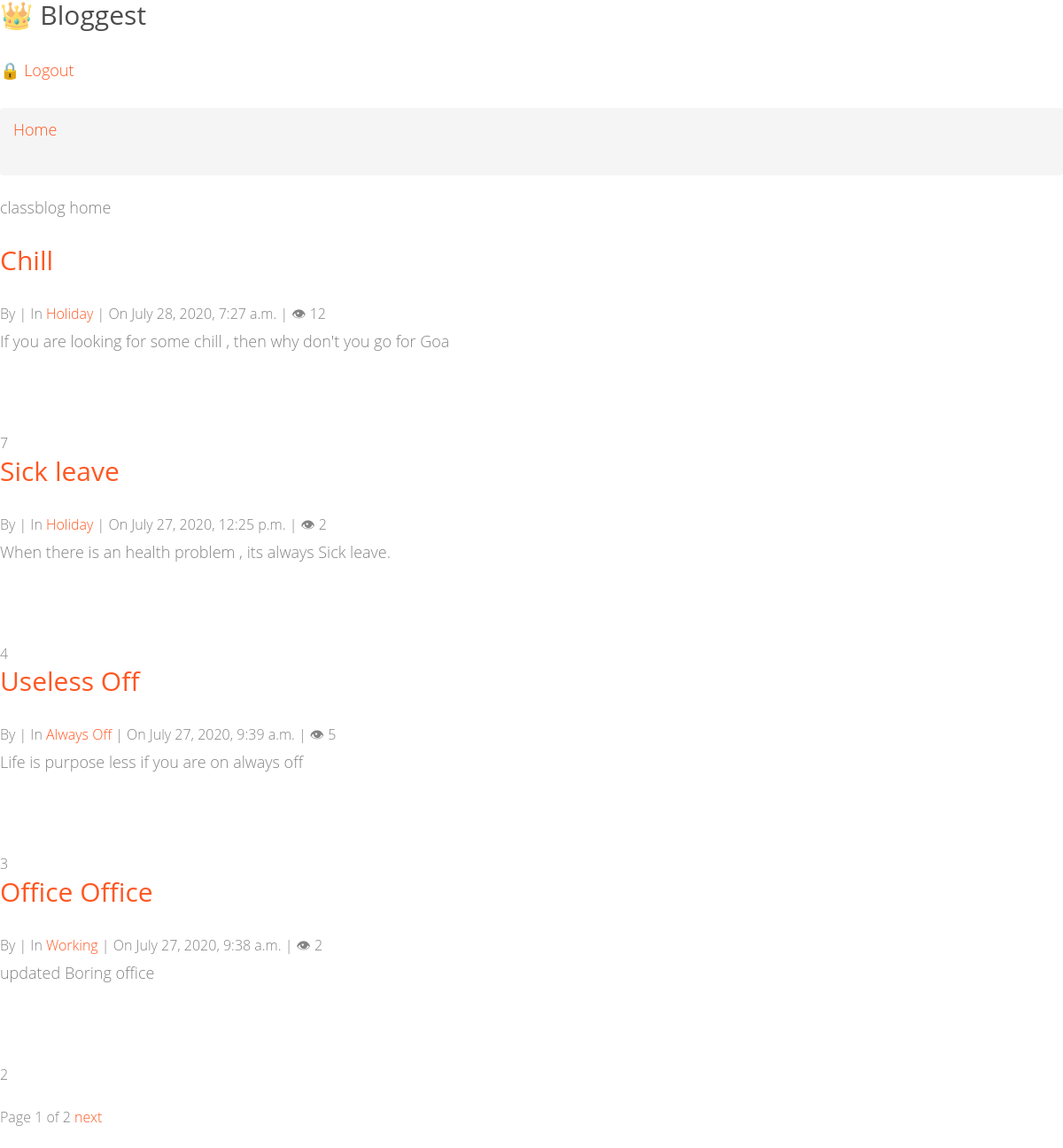
Page /blog/ (signed in) on the committed database.
### blog/models.py (models this page shows, shortened)
class Post(models.Model):
    title = models.CharField(max_length=200)
    content = models.TextField()
    pub_date = models.DateTimeField(auto_now_add=True)
    view_count = models.PositiveIntegerField(default=0)
    author = models.ForeignKey(User,on_delete=models.CASCADE)
    category = models.ForeignKey(Category,on_delete=models.CASCADE)

class Category(models.Model):
    name = models.CharField(max_length=100, unique=True)
    creator = models.ForeignKey(User,on_delete=models.CASCADE)
    class Meta:
        verbose_name_plural = "Categories"
    def __str__(self):
        return self.name

### ClassBasedblog/views.py (the view)
# urls.py: path('',views.Home.as_view() ,name='homeA'),
@method_decorator(login_required,name='dispatch')
class Home(ListView):
    model = Post
    template_name = 'classblog/home.html'
    context_object_name = 'posts'
    ordering = '-pub_date'
    paginate_by = 4
    '''def get_object(self):
        object = super(Home,self).get_object()
        print('myObject ListView :',object)
        object.view_count +=1
        #object.save()
        return object'''
    '''def get_context_data(self, **kwargs):
        context = super().get_context_data(**kwargs)
        context['posts'] = Post.objects.all()
        print('mycontextName listview :',context)
        return context'''

### templates/classblog/home.html
{% extends 'classblog/base.html' %}
{% block content %}
<p>classblog home</p>
    {% for post in posts %}
    <div class="blog-item">
        <h2><a href="{% url 'postDetails' post.pk %}">{{post.title}}</a></h2>
        <div class="info">
            By <span><a href="#">{{post.auther}}</a></span> | In <span><a href="{% url 'post_by_category' post.category.pk %}">{{post.category}}</a></span> | On <span>{{post.pub_date}}</span> | &#x1f441 <span>{{post.view_count}}</span>
        </div>
        <p>
            {{post.content}}
        </p>
        <br><br>
        {{post.pk}}
    </div>
    {% empty %}
    <div>
        <h3>There are no posts yet</h3>
    </div>
    {% endfor %}
    {% include 'classblog/pagination_links.html' %}
{% endblock %}

### rows in the picture
Post: title "Chill", category "Holiday", pub_date "July 28, 2020, 7:27 a.m.", view_count "12", content "If you are looking for some chill , then why don't you go for Goa", pk "7"
Post: title "Sick leave", category "Holiday", pub_date "July 27, 2020, 12:25 p.m.", view_count "2", content "When there is an health problem , its always Sick leave.", pk "4"
Post: title "Useless Off", category "Always Off", pub_date "July 27, 2020, 9:39 a.m.", view_count "5", content "Life is purpose less if you are on always off", pk "3"
Post: title "Office Office", category "Working", pub_date "July 27, 2020, 9:38 a.m.", view_count "2", content "updated Boring office", pk "2"

### other values in the picture
{{ page_obj.number }} "1"
{{ page_obj.paginator.num_pages }} "2"
